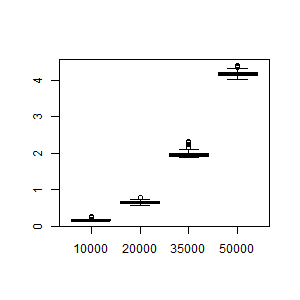

Here is the R script that generated this plot:
v <- c(10000,20000,35000,50000)
veces <- length(v)
tiempos <- data.frame()

for(e in 1:veces){
library(parallel)
library(testit)
k <- v[e]
n <- 30*k
originales <- rnorm(k)
cumulos <- originales - min(originales) + 1
cumulos <- round(n * cumulos / sum(cumulos))
assert(min(cumulos) > 0)
diferencia <- n - sum(cumulos)
if (diferencia > 0) {
  for (i in 1:diferencia) {
    p <- sample(1:k, 1)
    cumulos[p] <- cumulos[p] + 1
  }
} else if (diferencia < 0) {
  for (i in 1:-diferencia) {
    p <- sample(1:k, 1)
    if (cumulos[p] > 1) {
      cumulos[p] <- cumulos[p] - 1
    }
  }
}

assert(length(cumulos[cumulos == 0]) == 0)
assert(sum(cumulos) == n)
c <- median(cumulos) 
d <- sd(cumulos) / 4

############uni??n############
union <- function(x) {
  return (exp(-x / c))
}

unirse <- function(tam, cuantos) {
  unir <- round(union(tam) * cuantos)
  if (unir > 0) {
    division <- c(rep(-tam, unir), rep(tam, cuantos - unir))
    assert(sum(abs(division)) == tam * cuantos)
    return(division)
  } else {
    return(rep(tam, cuantos))
  }
}

faseunion <- function(i){
  urna <- freq[i,]
  return(unirse(urna$tam, urna$num))
}
#############Rotura #####################
rotura <- function(x) {
  return (1 / (1 + exp((c - x) / d)))
}
  romperse <- function(tam, cuantos) {
    romper <- round(rotura(tam) * cuantos) 
    resultado <- rep(tam, cuantos - romper) 
    if (romper > 0) {
      for (cumulo in 1:romper) { 
        t <- 1
        if (tam > 2) { 
          t <- sample(1:(tam-1), 1)
        }
        resultado <- c(resultado, t, tam - t)
      }
    }
   
    assert(sum(resultado) == tam * cuantos)
    return(resultado)
  }
  
faserotura <- function(i){
  urna <- freq[i,]
  if (urna$tam > 1) {
    return(romperse(urna$tam, urna$num))
  } else {
    return(rep(1, urna$num))
  }
}

###############################################

freq <- as.data.frame(table(cumulos))
names(freq) <- c("tam", "num")
freq$tam <- as.numeric(levels(freq$tam))[freq$tam]
duracion <- 100
digitos <- floor(log(duracion, 10)) + 1

##################Clusters??????????????????????????????

cluster <- makeCluster(detectCores() - 1)
clusterExport(cluster, "faserotura")
clusterExport(cluster, "romperse")
clusterExport(cluster, "rotura")
clusterExport(cluster, "freq")
clusterExport(cluster, "c")
clusterExport(cluster, "d")
clusterExport(cluster, "union")
clusterExport(cluster, "unirse")
clusterExport(cluster, "faseunion")
clusterExport(cluster, "assert")
###########Paralelo#################################
for (paso in 1:duracion) {
  c <- Sys.time()
  
  assert(sum(cumulos) == n)
  cumulos <- integer()
  clusterExport(cluster, "freq")
  
  cumulos <- parSapply(cluster, 1:dim(freq)[1], faserotura)
  cumulos <- unlist(cumulos)
  
  assert(sum(cumulos) == n)
  assert(length(cumulos[cumulos == 0]) == 0)
  freq <- as.data.frame(table(cumulos))
  names(freq) <- c("tam", "num")
  freq$tam <- as.numeric(levels(freq$tam))[freq$tam]
  assert(sum(freq$num * freq$tam) == n)
  cumulos <- integer()
 
  clusterExport(cluster, "freq")
  cumulos <- parSapply(cluster, 1:dim(freq)[1], faseunion)
  cumulos <- unlist(cumulos)
  
  assert(sum(abs(cumulos)) == n)
  assert(length(cumulos[cumulos == 0]) == 0) 
  juntarse <- -cumulos[cumulos < 0]
  cumulos <- cumulos[cumulos > 0]
  assert(sum(cumulos) + sum(juntarse) == n)
  nt <- length(juntarse)
  if (nt > 0) {
    if (nt > 1) {
      juntarse <- sample(juntarse)
      for (i in 1:floor(nt / 2) ) {
        cumulos <- c(cumulos, juntarse[2*i-1] + juntarse[2*i])
      }
    }
    if (nt %% 2 == 1) {
      cumulos <- c(cumulos, juntarse[nt])
    }
  }
  assert(sum(cumulos) == n)
  freq <- as.data.frame(table(cumulos))
  names(freq) <- c("tam", "num")
  freq$tam <- as.numeric(levels(freq$tam))[freq$tam]
  assert(sum(freq$num * freq$tam) == n)
  tl <- paste(paso, "", sep="")
  while (nchar(tl) < digitos) {
    tl <- paste("0", tl, sep="")
  }
  d <- Sys.time()
  ti <- c(c,d)
  tie <- diff(ti,units="secs")
  tiempos <- rbind(tiempos,c(k,tie))
}
##########
stopCluster(cluster)
}

tipop <- rep("Paralelo",veces*duracion)
tiempos <-cbind(tiempos,tipop)
colnames(tiempos) <- c("k","Tiempos","Tipo")
write.csv(tiempos,file="tiempos.csv")

png(paste("paralelo.png", sep=""), width=300, height=300)
boxplot(tiempos$Tiempos~tiempos$k)
graphics.off()
